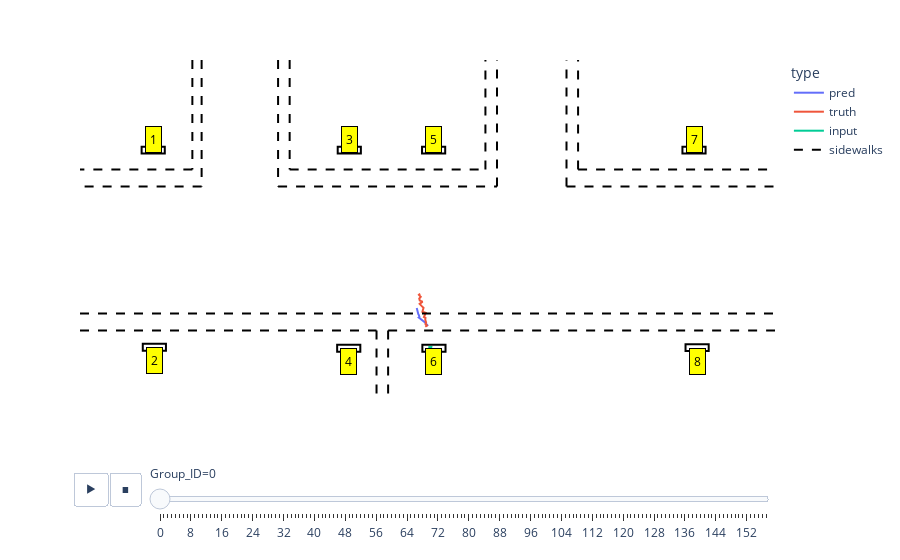

Notebook code for this chart:
### Code cell
plt = px.line(df, x="X", y="Y", animation_frame="Group_ID", animation_group="type",
                 color="type", hover_name="type",
                 range_x=[0, 15000], range_y=[5000,10000])

plt.update_layout({
    'autosize': True,
    'plot_bgcolor': 'rgba(255, 255, 255, 100)',  # Makes plot background transparent
    'paper_bgcolor': 'rgba(255, 255, 255, 100)', # Makes the entire figure background transparent
    'xaxis': {'showgrid': False},        # Hides the x-axis grid lines
    'yaxis': {'showgrid': False}         # Hides the y-axis grid lines
})
plt.update_xaxes(title_text='', showticklabels=False, visible=False)  # Hides the entire x-axis
plt.update_yaxes(title_text='', showticklabels=False, visible=False)  # Hides the entire y-axis

# Adjust animation duration and frame duration
plt.layout.updatemenus[0].buttons[0].args[1]['frame']['duration'] = 1000
plt.layout.updatemenus[0].buttons[0].args[1]['transition']['duration'] = 100


# Function to add a line to the Plotly figure
def add_sidewalk(fig, x0, y0, x1, y1, showlegend):
    fig.add_shape(type='line',
                  x0=x0, y0=y0, x1=x1, y1=y1,
                  line=dict(color='black', width=2, dash='dash'),
                  name='sidewalks',
                  legendgroup='sidewalks',  # this groups legend entries together
                  showlegend=showlegend)
    return fig


# Adding lines to the figure
for i, (key, v) in enumerate(sidewalks.items()):
    showlegend = True if i == 0 else False
    plt = add_sidewalk(plt, *v, showlegend=showlegend)


def draw_rectangle(fig, center, lx, ly, label):
    cx, cy = center
    x0 = cx - lx / 2
    y0 = cy - ly / 2
    x1 = x0 + lx
    y1 = y0 + ly
    
    # Add rectangle shape
    fig.add_shape(type="rect",
                  x0=x0, y0=y0, x1=x1, y1=y1,
                  line=dict(color="black", width=2),
                  fillcolor="rgba(0,0,0,0)",
                  name=str(label))
    
    # Determine text offset based on the y-coordinate
    dy = -200 if cy <= 8000 else 150
    
    # Add text annotation
    fig.add_annotation(x=cx, y=cy + dy, text=str(label),
                       showarrow=False,
                       bgcolor='yellow',
                       bordercolor='black',
                       borderpad=4,
                       font=dict(color='black'))

    return fig

for k, v in stations.items():
    plt = draw_rectangle(plt, v, 500, 100, k)



plt.show()
